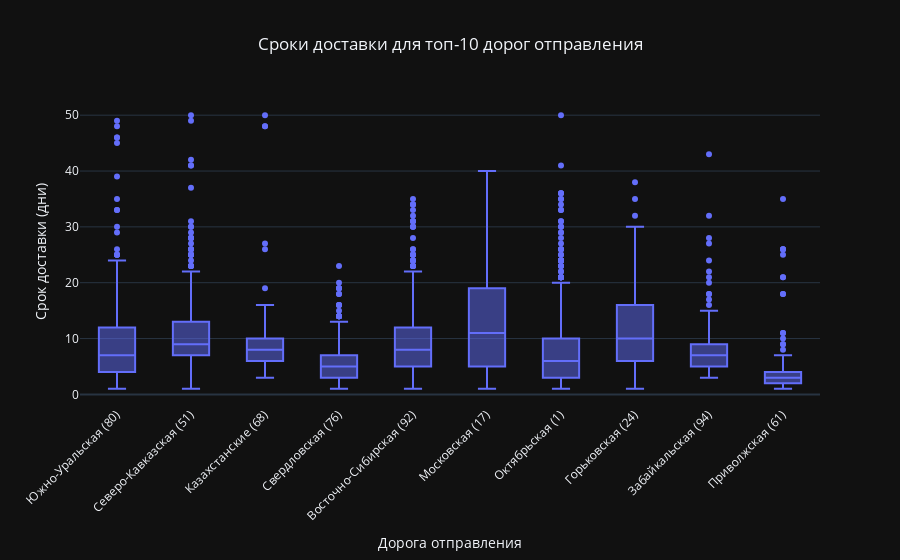

The cell this chart's notebook holds for it:
### Markdown cell above
## График 4. Влияние дороги отправления (топ-10) на срок доставки

### Code cell
top_roads = data['Дорога отправления'].value_counts().nlargest(10).index
filtered_data = data[data['Дорога отправления'].isin(top_roads)]

box_fig = px.box(
    filtered_data, 
    x='Дорога отправления', 
    y='Срок доставки факт',
    title='Сроки доставки для топ-10 дорог отправления',
)

box_fig.update_layout( 
    title_x=0.5,
    xaxis_tickangle=-45,
    xaxis_title="Дорога отправления",
    yaxis_title="Срок доставки (дни)",
    template='plotly_dark'
    )

box_fig.show()

### Figure 1 — Plotly figure (JSON) as saved in the notebook; plotly's stock layout.template omitted (floating-point values rounded to 4 significant figures; data arrays with more than 128 entries replaced by an {"elided": "..."} marker saying what was removed)
{"data": [{"alignmentgroup": "True", "hovertemplate": "Дорога отправления=%{x}<br>Срок доставки факт=%{y}<extra></extra>", "legendgroup": "", "marker": {"color": "#636efa"}, "name": "", "notched": false, "offsetgroup": "", "orientation": "v", "showlegend": false, "type": "box", "x": {"elided": "4779 str values"}, "x0": " ", "xaxis": "x", "y": {"elided": "4779 float values"}, "y0": " ", "yaxis": "y"}], "layout": {"boxmode": "group", "legend": {"tracegroupgap": 0}, "title": {"text": "Сроки доставки для топ-10 дорог отправления", "x": 0.5}, "xaxis": {"anchor": "y", "domain": [0, 1], "tickangle": -45, "title": {"text": "Дорога отправления"}}, "yaxis": {"anchor": "x", "domain": [0, 1], "title": {"text": "Срок доставки (дни)"}}}}
